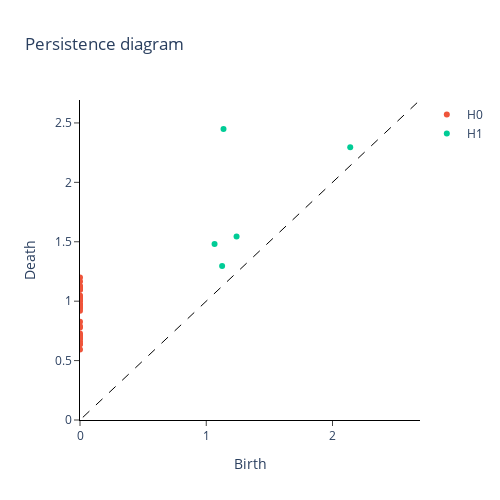

Notebook code for this chart:
### Code cell
plot_diagram(X_filtered_noisy[window_number])

### Figure 1 — Plotly figure (JSON) as saved in the notebook; plotly's stock layout.template omitted (floating-point values rounded to 4 significant figures)
{"data": [{"hoverinfo": "none", "line": {"color": "black", "dash": "dash", "width": 1}, "mode": "lines", "showlegend": false, "type": "scatter", "x": [-244.8, 244.8], "y": [-244.8, 244.8]}, {"mode": "markers", "name": "H0", "type": "scatter", "x": [0, 0, 0, 0, 0, 0, 0, 0, 0, 0, 0, 0, 0, 0, 0, 0, 0, 0, 0, 0, 0, 0, 0, 0, 0, 0, 0, 0, 0, 0, 0, 0, 0, 0, 0, 0, 0, 0, 0, 0], "y": [1.199, 1.166, 1.125, 1.123, 1.119, 1.117, 1.117, 1.098, 1.096, 1.048, 1.037, 1.035, 1.033, 1.023, 1.023, 1.02, 1.019, 1.013, 1.006, 1.004, 0.9736, 0.973, 0.9576, 0.9457, 0.9432, 0.9184, 0.8259, 0.7892, 0.7779, 0.7287, 0.7102, 0.7041, 0.696, 0.69, 0.6899, 0.688, 0.6619, 0.6396, 0.6378, 0.5925]}, {"mode": "markers", "name": "H1", "type": "scatter", "x": [1.137, 1.066, 1.24, 1.126, 2.14], "y": [2.448, 1.481, 1.544, 1.296, 2.295]}, {"mode": "markers", "name": "H2", "type": "scatter", "x": [], "y": []}], "layout": {"height": 500, "plot_bgcolor": "white", "title": {"text": "Persistence diagram"}, "width": 500, "xaxis": {"anchor": "y", "exponentformat": "e", "linecolor": "black", "linewidth": 1, "mirror": false, "range": [0, 2.693], "showexponent": "all", "showline": true, "side": "bottom", "ticks": "outside", "title": {"text": "Birth"}, "type": "linear", "zeroline": true}, "yaxis": {"anchor": "x", "exponentformat": "e", "linecolor": "black", "linewidth": 1, "mirror": false, "range": [0, 2.693], "showexponent": "all", "showline": true, "side": "left", "ticks": "outside", "title": {"text": "Death"}, "type": "linear", "zeroline": true}}}
